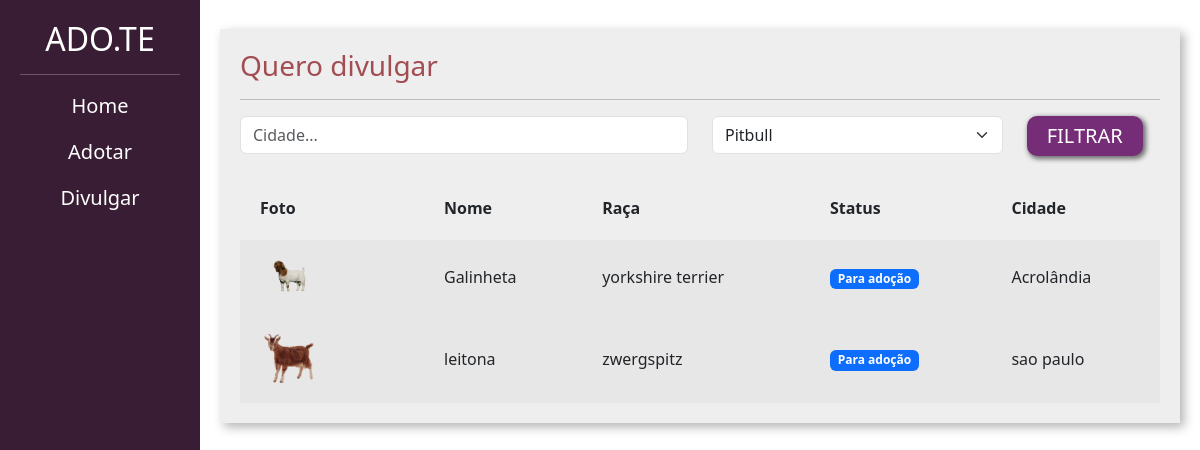
The app's page /adotar/ (signed in) with its own data.
### divulgar/models.py (models this page shows, shortened)
class novo_pet(models.Model):
    choices_status = (('P', 'Para adoção'),
                      ('A', 'Adotado'))
    username = models.ForeignKey(User, on_delete=models.DO_NOTHING)
    foto = models.ImageField(upload_to="fotos_pets")
    nome = models.CharField(max_length=100)
    descricao = models.TextField()
    estado = models.CharField(max_length=50)
    cidade = models.CharField(max_length=50)
    telefone = models.CharField(max_length=50)
    tags = models.ManyToManyField(Tag)
    raca = models.ForeignKey(Raça, on_delete=models.DO_NOTHING)
    status = models.CharField(max_length=1, choices=choices_status, default='P')

class Raça(models.Model):
    raça = models.CharField(max_length=50)
    def __str__(self) -> str:
        return self.raça

### adotar/views.py (the view)
# urls.py: path('', views.listar_pets, name='listar_pets'),
@login_required
def listar_pets(request):
    if request.method == "GET":
        pets = novo_pet.objects.filter(status="P")
        racas = Raça.objects.all()
        cidade = request.GET.get('cidade')
        raca_filter = request.GET.get('raca')
        if cidade:
            pets = pets.filter(cidade__icontains=   cidade)
        if raca_filter:
            pets = pets.filter(raca__id=raca_filter)
        return render(request, 'index.html', {'pets':pets, 'racas':racas, 'cidade':cidade, 'racas_filter':raca_filter})

### adotar/templates/index.html (shortened to what this page needs)
{% load static %}
<!doctype html>
<html lang="pt-BR">
<head>
<link href="https://cdn.jsdelivr.net/npm/bootstrap@5.3.0-alpha1/dist/css/bootstrap.min.css" rel="stylesheet">
<link href="{% static 'register.css' %}" rel="stylesheet">
<link href="{% static 'style.css' %}" rel="stylesheet">
<link href="{% static 'seus_pet.css' %}" rel="stylesheet">
<link href="{% static 'listar_pets.css' %}" rel="stylesheet">
</head>
<body>
    <div class="container-fluid">
        <div class="row">
            <div class="col-md-2 bg-side sidebar">
                <h2>ADO.TE</h2>
                <hr>
                <a href="" style="font-size: 20px;text-decoration: none;color: white;">Home</a>
                <a href="" style="font-size: 20px;text-decoration: none;color: white;">Adotar</a>
                <a href="" style="font-size: 20px;text-decoration: none;color: white;">Divulgar</a>
            </div>
            <div class="col-md">
                <div class="wrapper">
                    <div class="box width80">
                        <h3 class="font-vinho">Quero divulgar</h3>
                        <hr>
                        <form action="{% url 'listar_pets' %}" method="GET">
                            <div class="row">
                                <div class="col-md-6">
                                    <input type="text" placeholder="Cidade..." value="{% if cidade %} {{ cidade }} {% endif %}" name="cidade" class="form-control">
                                </div>
                                <div class="col-md-4">
                                    <select class="form-select" name="raca">
                                        {% for raca in racas %}
                                            <option {% if racas_filter.id == raca.id %} selected {% endif %} value="{{ raca.id }}">{{ raca }}</option>
                                        {% endfor%}
                                    </select>
                                </div>
                                <div class="col-md-2">
                                    <input type="submit" class="btn-custom-secondary" value="FILTRAR">
                                </div>
                            </div>
                        </form>
                            <table class="tabela" cellpadding="20">
                            <tr>
                                <th>Foto</th>
                                <th>Nome</th>
                                <th>Raça</th>
                                <th>Status</th>
                                <th>Cidade</th>
                            </tr>
                            {% for pet in pets%}
                                <tr class="tabela-linha">
                                    <td width="20%">
                                        <a href="{% url 'ver_pet' pet.id%}"><img width="40%" src="{{pet.foto.url}}"></a>
                                    </td>
                                    <td>
                                        {{pet.nome}}
                                    </td>
                                    <td>
                                        {{pet.raca}}
                                    </td>
                                    <td>
                                        {% if pet.status == "P" %}
                                            <span class="badge text-bg-primary">Para adoção</span>
                                        {% elif pet.status == "A" %}
                                            <span class="badge text-bg-success">Adotado</span>
                                        {% endif%}
                                    </td>
                                    <td>
                                        {{pet.cidade}}
                                    </td>
                                </tr>
                            {% endfor %}
                        </table>
                    </div>
                </div>
            </div>
        </div>
    </div>
</body>
</html>

### divulgar/static/register.css (style rules this page uses)
.bg-side { background-color: #391D34; color: white; height: 100vh; }

### divulgar/static/style.css (style rules this page uses)
.sidebar { text-align: center; padding: 20px; }
.wrapper { margin-top: 3%; display: flex; flex-direction: row; justify-content: center; align-items: center; }
.box { padding:20px; width: 50vw; background: rgb(238, 238, 238); box-shadow: 4px 4px 10px rgba(0,0,0,.3); }
.font-vinho { color: #A24D52; }

### divulgar/static/seus_pet.css (style rules this page uses)
.width80 { width: 80vw; }
.tabela { width: 100%; margin-top: 20px; }
.tabela-linha { background-color: #e8e7e7; }

### divulgar/static/listar_pets.css (style rules this page uses)
.btn-custom-secondary { background-color: #762D77; border: none; box-shadow: 2px 2px 5px 1px rgb(108, 108, 108); color: white; font-size: 20px; padding: 5px 20px 5px 20px; border-radius: 10px; }

### records on screen
novo_pet: foto (picture), nome "Galinheta", raca "yorkshire terrier", status "Para adoção", cidade "Acrolândia"
novo_pet: foto (picture), nome "leitona", raca "zwergspitz", status "Para adoção", cidade "sao paulo"

### other values on screen
form field raca "Pitbull"
